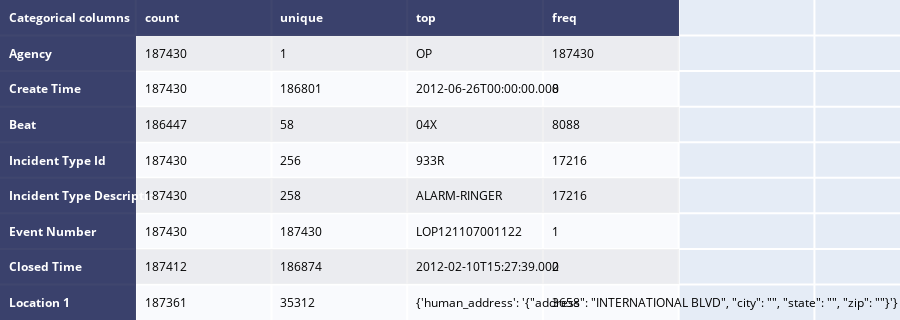

Write notebook code for a chart like this one.
### Code cell
table_cat = ff.create_table(t2012.describe(include=['O']).T, index=True, index_title='Categorical columns')
iplot(table_cat)

### Figure 1 — Plotly figure (JSON) as saved in the notebook; plotly's stock layout.template omitted (floating-point values rounded to 4 significant figures)
{"data": [{"colorscale": [[0, "#00083e"], [0.5, "#ededee"], [1, "#ffffff"]], "hoverinfo": "none", "opacity": 0.75, "showscale": false, "type": "heatmap", "z": [[0, 0, 0, 0, 0], [0, 0.5, 0.5, 0.5, 0.5], [0, 1, 1, 1, 1], [0, 0.5, 0.5, 0.5, 0.5], [0, 1, 1, 1, 1], [0, 0.5, 0.5, 0.5, 0.5], [0, 1, 1, 1, 1], [0, 0.5, 0.5, 0.5, 0.5], [0, 1, 1, 1, 1]]}], "layout": {"annotations": [{"align": "left", "font": {"color": "#ffffff"}, "showarrow": false, "text": "<b>Categorical columns</b>", "x": -0.45, "xanchor": "left", "xref": "x", "y": 0, "yref": "y"}, {"align": "left", "font": {"color": "#ffffff"}, "showarrow": false, "text": "<b>count</b>", "x": 0.55, "xanchor": "left", "xref": "x", "y": 0, "yref": "y"}, {"align": "left", "font": {"color": "#ffffff"}, "showarrow": false, "text": "<b>unique</b>", "x": 1.55, "xanchor": "left", "xref": "x", "y": 0, "yref": "y"}, {"align": "left", "font": {"color": "#ffffff"}, "showarrow": false, "text": "<b>top</b>", "x": 2.55, "xanchor": "left", "xref": "x", "y": 0, "yref": "y"}, {"align": "left", "font": {"color": "#ffffff"}, "showarrow": false, "text": "<b>freq</b>", "x": 3.55, "xanchor": "left", "xref": "x", "y": 0, "yref": "y"}, {"align": "left", "font": {"color": "#ffffff"}, "showarrow": false, "text": "<b>Agency</b>", "x": -0.45, "xanchor": "left", "xref": "x", "y": 1, "yref": "y"}, {"align": "left", "font": {"color": "#000000"}, "showarrow": false, "text": "187430", "x": 0.55, "xanchor": "left", "xref": "x", "y": 1, "yref": "y"}, {"align": "left", "font": {"color": "#000000"}, "showarrow": false, "text": "1", "x": 1.55, "xanchor": "left", "xref": "x", "y": 1, "yref": "y"}, {"align": "left", "font": {"color": "#000000"}, "showarrow": false, "text": "OP", "x": 2.55, "xanchor": "left", "xref": "x", "y": 1, "yref": "y"}, {"align": "left", "font": {"color": "#000000"}, "showarrow": false, "text": "187430", "x": 3.55, "xanchor": "left", "xref": "x", "y": 1, "yref": "y"}, {"align": "left", "font": {"color": "#ffffff"}, "showarrow": false, "text": "<b>Create Time</b>", "x": -0.45, "xanchor": "left", "xref": "x", "y": 2, "yref": "y"}, {"align": "left", "font": {"color": "#000000"}, "showarrow": false, "text": "187430", "x": 0.55, "xanchor": "left", "xref": "x", "y": 2, "yref": "y"}, {"align": "left", "font": {"color": "#000000"}, "showarrow": false, "text": "186801", "x": 1.55, "xanchor": "left", "xref": "x", "y": 2, "yref": "y"}, {"align": "left", "font": {"color": "#000000"}, "showarrow": false, "text": "2012-06-26T00:00:00.000", "x": 2.55, "xanchor": "left", "xref": "x", "y": 2, "yref": "y"}, {"align": "left", "font": {"color": "#000000"}, "showarrow": false, "text": "8", "x": 3.55, "xanchor": "left", "xref": "x", "y": 2, "yref": "y"}, {"align": "left", "font": {"color": "#ffffff"}, "showarrow": false, "text": "<b>Beat</b>", "x": -0.45, "xanchor": "left", "xref": "x", "y": 3, "yref": "y"}, {"align": "left", "font": {"color": "#000000"}, "showarrow": false, "text": "186447", "x": 0.55, "xanchor": "left", "xref": "x", "y": 3, "yref": "y"}, {"align": "left", "font": {"color": "#000000"}, "showarrow": false, "text": "58", "x": 1.55, "xanchor": "left", "xref": "x", "y": 3, "yref": "y"}, {"align": "left", "font": {"color": "#000000"}, "showarrow": false, "text": "04X", "x": 2.55, "xanchor": "left", "xref": "x", "y": 3, "yref": "y"}, {"align": "left", "font": {"color": "#000000"}, "showarrow": false, "text": "8088", "x": 3.55, "xanchor": "left", "xref": "x", "y": 3, "yref": "y"}, {"align": "left", "font": {"color": "#ffffff"}, "showarrow": false, "text": "<b>Incident Type Id</b>", "x": -0.45, "xanchor": "left", "xref": "x", "y": 4, "yref": "y"}, {"align": "left", "font": {"color": "#000000"}, "showarrow": false, "text": "187430", "x": 0.55, "xanchor": "left", "xref": "x", "y": 4, "yref": "y"}, {"align": "left", "font": {"color": "#000000"}, "showarrow": false, "text": "256", "x": 1.55, "xanchor": "left", "xref": "x", "y": 4, "yref": "y"}, {"align": "left", "font": {"color": "#000000"}, "showarrow": false, "text": "933R", "x": 2.55, "xanchor": "left", "xref": "x", "y": 4, "yref": "y"}, {"align": "left", "font": {"color": "#000000"}, "showarrow": false, "text": "17216", "x": 3.55, "xanchor": "left", "xref": "x", "y": 4, "yref": "y"}, {"align": "left", "font": {"color": "#ffffff"}, "showarrow": false, "text": "<b>Incident Type Description</b>", "x": -0.45, "xanchor": "left", "xref": "x", "y": 5, "yref": "y"}, {"align": "left", "font": {"color": "#000000"}, "showarrow": false, "text": "187430", "x": 0.55, "xanchor": "left", "xref": "x", "y": 5, "yref": "y"}, {"align": "left", "font": {"color": "#000000"}, "showarrow": false, "text": "258", "x": 1.55, "xanchor": "left", "xref": "x", "y": 5, "yref": "y"}, {"align": "left", "font": {"color": "#000000"}, "showarrow": false, "text": "ALARM-RINGER", "x": 2.55, "xanchor": "left", "xref": "x", "y": 5, "yref": "y"}, {"align": "left", "font": {"color": "#000000"}, "showarrow": false, "text": "17216", "x": 3.55, "xanchor": "left", "xref": "x", "y": 5, "yref": "y"}, {"align": "left", "font": {"color": "#ffffff"}, "showarrow": false, "text": "<b>Event Number</b>", "x": -0.45, "xanchor": "left", "xref": "x", "y": 6, "yref": "y"}, {"align": "left", "font": {"color": "#000000"}, "showarrow": false, "text": "187430", "x": 0.55, "xanchor": "left", "xref": "x", "y": 6, "yref": "y"}, {"align": "left", "font": {"color": "#000000"}, "showarrow": false, "text": "187430", "x": 1.55, "xanchor": "left", "xref": "x", "y": 6, "yref": "y"}, {"align": "left", "font": {"color": "#000000"}, "showarrow": false, "text": "LOP121107001122", "x": 2.55, "xanchor": "left", "xref": "x", "y": 6, "yref": "y"}, {"align": "left", "font": {"color": "#000000"}, "showarrow": false, "text": "1", "x": 3.55, "xanchor": "left", "xref": "x", "y": 6, "yref": "y"}, {"align": "left", "font": {"color": "#ffffff"}, "showarrow": false, "text": "<b>Closed Time</b>", "x": -0.45, "xanchor": "left", "xref": "x", "y": 7, "yref": "y"}, {"align": "left", "font": {"color": "#000000"}, "showarrow": false, "text": "187412", "x": 0.55, "xanchor": "left", "xref": "x", "y": 7, "yref": "y"}, {"align": "left", "font": {"color": "#000000"}, "showarrow": false, "text": "186874", "x": 1.55, "xanchor": "left", "xref": "x", "y": 7, "yref": "y"}, {"align": "left", "font": {"color": "#000000"}, "showarrow": false, "text": "2012-02-10T15:27:39.000", "x": 2.55, "xanchor": "left", "xref": "x", "y": 7, "yref": "y"}, {"align": "left", "font": {"color": "#000000"}, "showarrow": false, "text": "2", "x": 3.55, "xanchor": "left", "xref": "x", "y": 7, "yref": "y"}, {"align": "left", "font": {"color": "#ffffff"}, "showarrow": false, "text": "<b>Location 1</b>", "x": -0.45, "xanchor": "left", "xref": "x", "y": 8, "yref": "y"}, {"align": "left", "font": {"color": "#000000"}, "showarrow": false, "text": "187361", "x": 0.55, "xanchor": "left", "xref": "x", "y": 8, "yref": "y"}, {"align": "left", "font": {"color": "#000000"}, "showarrow": false, "text": "35312", "x": 1.55, "xanchor": "left", "xref": "x", "y": 8, "yref": "y"}, {"align": "left", "font": {"color": "#000000"}, "showarrow": false, "text": "{'human_address': '{\"address\": \"INTERNATIONAL BLVD\", \"city\": \"\", \"state\": \"\", \"zip\": \"\"}'}", "x": 2.55, "xanchor": "left", "xref": "x", "y": 8, "yref": "y"}, {"align": "left", "font": {"color": "#000000"}, "showarrow": false, "text": "3658", "x": 3.55, "xanchor": "left", "xref": "x", "y": 8, "yref": "y"}], "height": 320, "margin": {"b": 0, "l": 0, "r": 0, "t": 0}, "xaxis": {"dtick": 1, "gridwidth": 2, "showticklabels": false, "tick0": -0.5, "ticks": "", "zeroline": false}, "yaxis": {"autorange": "reversed", "dtick": 1, "gridwidth": 2, "showticklabels": false, "tick0": 0.5, "ticks": "", "zeroline": false}}}
